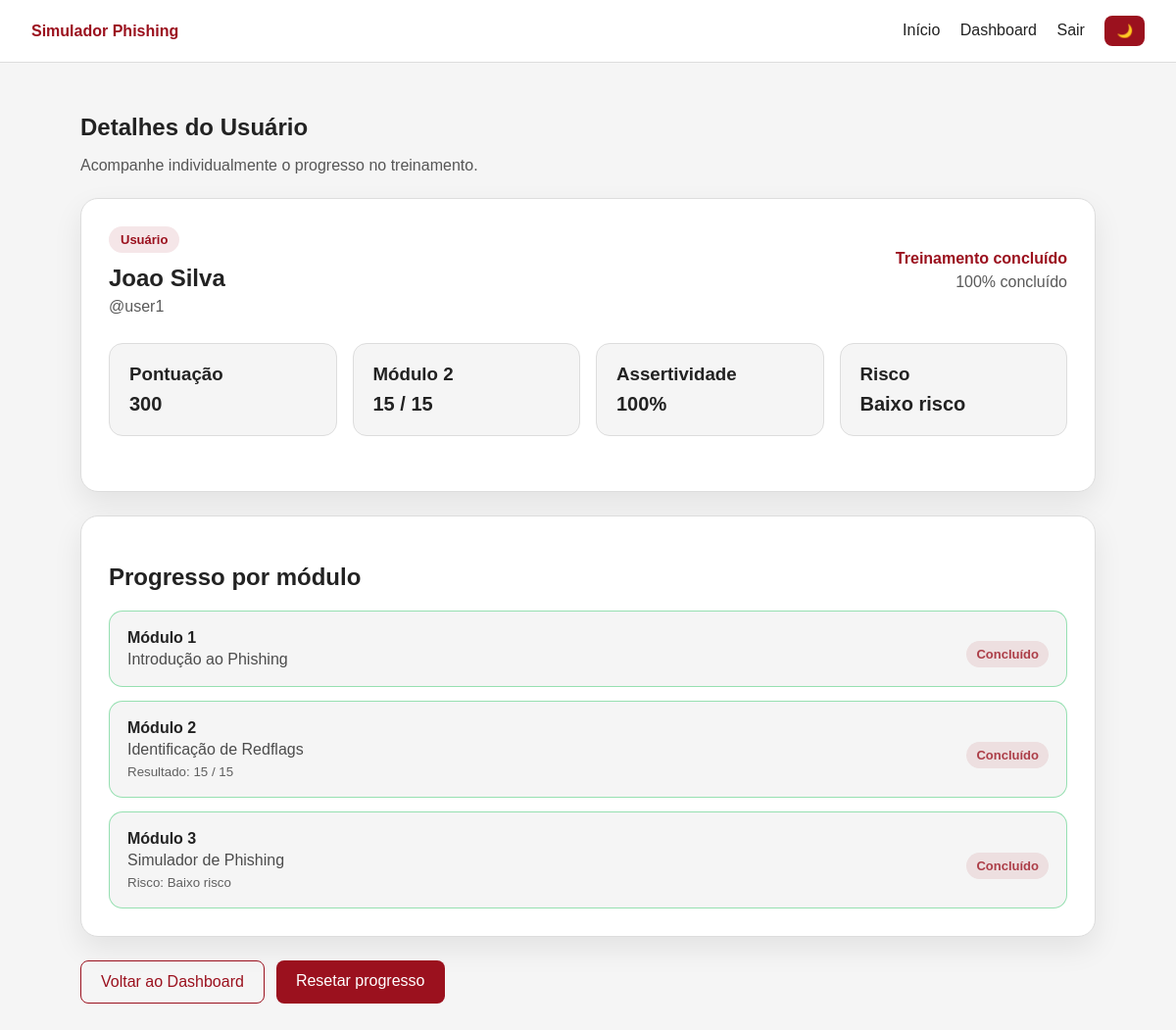
The page /dashboard/usuario/2/ (signed in) on the database its author committed.
### treinamento/models.py (models this page shows, shortened)
class UserProgress(models.Model):
    user = models.OneToOneField(User, on_delete=models.CASCADE)
    modulo1_concluido = models.BooleanField(default=False)
    modulo2_concluido = models.BooleanField(default=False)
    modulo2_score = models.IntegerField(default=0)
    modulo2_total = models.IntegerField(default=15)
    modulo3_concluido = models.BooleanField(default=False)
    modulo3_risco = models.CharField(max_length=20, blank=True, null=True)
    modulo3_pontos_risco = models.IntegerField(default=0)
    total_score = models.IntegerField(default=0)
    criado_em = models.DateTimeField(auto_now_add=True)
    atualizado_em = models.DateTimeField(auto_now=True)
    def calcular_progresso(self):
        concluidos = 0
        if self.modulo1_concluido:
            concluidos += 1
        if self.modulo2_concluido:
            concluidos += 1
        if self.modulo3_concluido:
            concluidos += 1
        return round((concluidos / 3) * 100)
    def calcular_status(self):
        progresso = self.calcular_progresso()
        if progresso == 0:
            return 'Treinamento não iniciado'
        if progresso < 100:
            return 'Em andamento'
        return 'Treinamento concluído'

### core/views.py (the view)
# urls.py: path('dashboard/usuario/<int:progress_id>/', core_views.detalhe_usuario, name='detalhe_usuario'),
@login_required
def detalhe_usuario(request, progress_id):
    if not request.user.is_staff and not request.user.is_superuser:
        return redirect('dashboard')
    progress = get_object_or_404(
        UserProgress.objects.select_related('user'),
        id=progress_id
    )
    modulo2_percentual = round(
        (progress.modulo2_score / progress.modulo2_total) * 100
    ) if progress.modulo2_total > 0 else 0
    return render(request, 'core/detalhe_usuario.html', {
        'progress': progress,
        'modulo2_percentual': modulo2_percentual,
    })

### templates/core/detalhe_usuario.html
{% extends 'base.html' %}
{% block content %}
<section class="dashboard-header">
    <h1>Detalhes do Usuário</h1>
    <p>Acompanhe individualmente o progresso no treinamento.</p>
</section>
<section class="detail-card">
    <div class="detail-header">
        <div>
            <span class="auth-badge">Usuário</span>
            <h2>{{ progress.user.first_name }} {{ progress.user.last_name }}</h2>
            <p>@{{ progress.user.username }}</p>
        </div>
        <div class="detail-status">
            <strong>{{ progress.calcular_status }}</strong>
            <span>{{ progress.calcular_progresso }}% concluído</span>
        </div>
    </div>
    <div class="result-summary">
        <div>
            <h3>Pontuação</h3>
            <p>{{ progress.total_score }}</p>
        </div>
        <div>
            <h3>Módulo 2</h3>
            <p>{{ progress.modulo2_score }} / {{ progress.modulo2_total }}</p>
        </div>
        <div>
            <h3>Assertividade</h3>
            <p>{{ modulo2_percentual }}%</p>
        </div>
        <div>
            <h3>Risco</h3>
            <p>
                {% if progress.modulo3_risco %}
                    {{ progress.modulo3_risco }}
                {% else %}
                    -
                {% endif %}
            </p>
        </div>
    </div>
</section>
<section class="detail-card">
    <h2>Progresso por módulo</h2>
    <div class="detail-module-list">
        <div class="detail-module-item {% if progress.modulo1_concluido %}completed{% endif %}">
            <div>
                <strong>Módulo 1</strong>
                <span>Introdução ao Phishing</span>
            </div>
            {% if progress.modulo1_concluido %}
                <span class="module-status">Concluído</span>
            {% else %}
                <span class="module-status">Pendente</span>
            {% endif %}
        </div>
        <div class="detail-module-item {% if progress.modulo2_concluido %}completed{% endif %}">
            <div>
                <strong>Módulo 2</strong>
                <span>Identificação de Redflags</span>
                <small>Resultado: {{ progress.modulo2_score }} / {{ progress.modulo2_total }}</small>
            </div>
            {% if progress.modulo2_concluido %}
                <span class="module-status">Concluído</span>
            {% else %}
                <span class="module-status">Pendente</span>
            {% endif %}
        </div>
        <div class="detail-module-item {% if progress.modulo3_concluido %}completed{% endif %}">
            <div>
                <strong>Módulo 3</strong>
                <span>Simulador de Phishing</span>
                <small>
                    Risco:
                    {% if progress.modulo3_risco %}
                        {{ progress.modulo3_risco }}
                    {% else %}
                        -
                    {% endif %}
                </small>
            </div>
            {% if progress.modulo3_concluido %}
                <span class="module-status">Concluído</span>
            {% else %}
                <span class="module-status">Pendente</span>
            {% endif %}
        </div>
    </div>
</section>
<section class="detail-actions">
    <a class="btn-secondary" href="{% url 'dashboard' %}">Voltar ao Dashboard</a>
    <a class="btn-primary"
       href="{% url 'resetar_progresso_usuario' progress.id %}"
       onclick="return confirm('Tem certeza que deseja resetar o progresso deste usuário?')">
        Resetar progresso
    </a>
</section>
{% endblock %}

### static/css/global.css (style rules this page uses)
:root { --primary: #9B111E; --bg: #f5f5f5; --text: #222; --card: #ffffff; --border: #dddddd; }
* { box-sizing: border-box; }
body { margin: 0; font-family: Arial, Helvetica, sans-serif; background: var(--bg); color: var(--text); }
.btn-primary { display: inline-block; background: var(--primary); color: white; padding: 12px 20px; border-radius: 8px; border: none; text-decoration: none; cursor: pointer; }
.auth-badge { display: inline-block; background: rgba(155, 17, 30, 0.1); color: var(--primary); padding: 6px 12px; border-radius: 999px; font-size: 13px; font-weight: 700; }
.dashboard-header { margin-bottom: 24px; }
.dashboard-header h1 { margin-bottom: 8px; }
.dashboard-header p { opacity: 0.75; }
.btn-secondary { display: inline-block; background: transparent; color: var(--primary); padding: 12px 20px; border-radius: 8px; border: 1px solid var(--primary); text-decoration: none; cursor: pointer; }
.result-summary { display: grid; grid-template-columns: repeat(auto-fit, minmax(180px, 1fr)); gap: 16px; margin: 28px 0; }
.result-summary div { background: var(--bg); border: 1px solid var(--border); border-radius: 14px; padding: 20px; }
.result-summary h3 { margin-top: 0; margin-bottom: 8px; }
.result-summary p { margin: 0; font-size: 20px; font-weight: 700; }
.module-status { display: inline-block; margin-top: 12px; padding: 6px 10px; border-radius: 999px; background: rgba(155, 17, 30, 0.12); color: var(--primary); font-size: 13px; font-weight: 700; }
.detail-card { background: var(--card); border: 1px solid var(--border); border-radius: 18px; padding: 28px; margin-top: 24px; box-shadow: 0 12px 30px rgba(0, 0, 0, 0.08); }
.detail-header { display: flex; align-items: center; justify-content: space-between; gap: 20px; margin-bottom: 28px; }
.detail-header h2 { margin: 12px 0 6px; }
.detail-header p { margin: 0; opacity: 0.75; }
.detail-status { text-align: right; }
.detail-status strong { display: block; color: var(--primary); margin-bottom: 6px; }
.detail-status span { opacity: 0.75; }
.detail-module-list { display: grid; gap: 14px; margin-top: 18px; }
.detail-module-item { background: var(--bg); border: 1px solid var(--border); border-radius: 14px; padding: 18px; display: flex; justify-content: space-between; gap: 20px; align-items: center; }
.detail-module-item.completed { border-color: rgba(34, 197, 94, 0.45); }
.detail-module-item strong { display: block; margin-bottom: 4px; }
.detail-module-item span { display: block; opacity: 0.8; }
.detail-module-item small { display: block; margin-top: 6px; opacity: 0.7; }
.detail-actions { display: flex; gap: 12px; margin-top: 24px; flex-wrap: wrap; }

### rows shown on the page
UserProgress: user.first_name "Joao", user.last_name "Silva", user.username "user1", calcular_status "Treinamento concluído", calcular_progresso "100", total_score "300", modulo2_score "15", modulo2_total "15", modulo3_risco "Baixo risco"

### other values the page prints
{{ modulo2_percentual }} "100"
